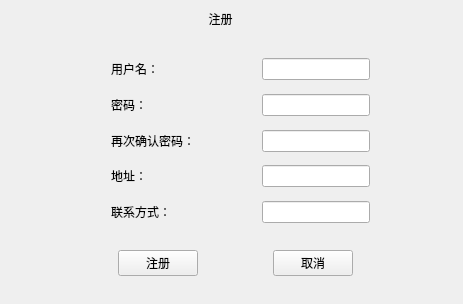
<?xml version="1.0" encoding="UTF-8"?>
<ui version="4.0">
 <class>RegisterWidget</class>
 <widget class="QWidget" name="RegisterWidget">
  <property name="geometry">
   <rect>
    <x>0</x>
    <y>0</y>
    <width>463</width>
    <height>304</height>
   </rect>
  </property>
  <property name="minimumSize">
   <size>
    <width>463</width>
    <height>304</height>
   </size>
  </property>
  <property name="maximumSize">
   <size>
    <width>463</width>
    <height>304</height>
   </size>
  </property>
  <property name="windowTitle">
   <string>Form</string>
  </property>
  <widget class="QWidget" name="widget_3" native="true">
   <property name="geometry">
    <rect>
     <x>50</x>
     <y>240</y>
     <width>371</width>
     <height>46</height>
    </rect>
   </property>
   <layout class="QHBoxLayout" name="horizontalLayout">
    <item>
     <spacer name="horizontalSpacer_5">
      <property name="orientation">
       <enum>Qt::Horizontal</enum>
      </property>
      <property name="sizeHint" stdset="0">
       <size>
        <width>40</width>
        <height>20</height>
       </size>
      </property>
     </spacer>
    </item>
    <item>
     <widget class="QPushButton" name="btn_register">
      <property name="text">
       <string>注册</string>
      </property>
     </widget>
    </item>
    <item>
     <spacer name="horizontalSpacer_4">
      <property name="orientation">
       <enum>Qt::Horizontal</enum>
      </property>
      <property name="sizeHint" stdset="0">
       <size>
        <width>40</width>
        <height>20</height>
       </size>
      </property>
     </spacer>
    </item>
    <item>
     <widget class="QPushButton" name="btn_register_cancell">
      <property name="text">
       <string>取消</string>
      </property>
     </widget>
    </item>
    <item>
     <spacer name="horizontalSpacer_6">
      <property name="orientation">
       <enum>Qt::Horizontal</enum>
      </property>
      <property name="sizeHint" stdset="0">
       <size>
        <width>40</width>
        <height>20</height>
       </size>
      </property>
     </spacer>
    </item>
   </layout>
  </widget>
  <widget class="QLabel" name="label_2">
   <property name="geometry">
    <rect>
     <x>60</x>
     <y>10</y>
     <width>321</width>
     <height>17</height>
    </rect>
   </property>
   <property name="text">
    <string>注册</string>
   </property>
   <property name="textFormat">
    <enum>Qt::MarkdownText</enum>
   </property>
   <property name="alignment">
    <set>Qt::AlignCenter</set>
   </property>
  </widget>
  <widget class="QWidget" name="widget" native="true">
   <property name="geometry">
    <rect>
     <x>50</x>
     <y>50</y>
     <width>381</width>
     <height>181</height>
    </rect>
   </property>
   <layout class="QGridLayout" name="gridLayout">
    <item row="9" column="3">
     <widget class="QLineEdit" name="line_register_phone"/>
    </item>
    <item row="1" column="1">
     <widget class="QLabel" name="label">
      <property name="text">
       <string>用户名：</string>
      </property>
     </widget>
    </item>
    <item row="1" column="0">
     <spacer name="horizontalSpacer_2">
      <property name="orientation">
       <enum>Qt::Horizontal</enum>
      </property>
      <property name="sizeHint" stdset="0">
       <size>
        <width>40</width>
        <height>20</height>
       </size>
      </property>
     </spacer>
    </item>
    <item row="9" column="1">
     <widget class="QLabel" name="label_6">
      <property name="text">
       <string>联系方式：</string>
      </property>
     </widget>
    </item>
    <item row="8" column="1">
     <spacer name="verticalSpacer_4">
      <property name="orientation">
       <enum>Qt::Vertical</enum>
      </property>
      <property name="sizeHint" stdset="0">
       <size>
        <width>20</width>
        <height>40</height>
       </size>
      </property>
     </spacer>
    </item>
    <item row="5" column="1">
     <widget class="QLabel" name="label_4">
      <property name="text">
       <string>再次确认密码：</string>
      </property>
     </widget>
    </item>
    <item row="3" column="3">
     <widget class="QLineEdit" name="line_register_password1"/>
    </item>
    <item row="7" column="1">
     <widget class="QLabel" name="label_5">
      <property name="text">
       <string>地址：</string>
      </property>
     </widget>
    </item>
    <item row="2" column="1">
     <spacer name="verticalSpacer">
      <property name="orientation">
       <enum>Qt::Vertical</enum>
      </property>
      <property name="sizeHint" stdset="0">
       <size>
        <width>20</width>
        <height>40</height>
       </size>
      </property>
     </spacer>
    </item>
    <item row="1" column="4">
     <spacer name="horizontalSpacer_3">
      <property name="orientation">
       <enum>Qt::Horizontal</enum>
      </property>
      <property name="sizeHint" stdset="0">
       <size>
        <width>40</width>
        <height>20</height>
       </size>
      </property>
     </spacer>
    </item>
    <item row="3" column="1">
     <widget class="QLabel" name="label_3">
      <property name="text">
       <string>密码：</string>
      </property>
     </widget>
    </item>
    <item row="7" column="3">
     <widget class="QLineEdit" name="line_register_address"/>
    </item>
    <item row="5" column="3">
     <widget class="QLineEdit" name="line_register_password2"/>
    </item>
    <item row="1" column="3">
     <widget class="QLineEdit" name="line_register_username"/>
    </item>
    <item row="1" column="2">
     <spacer name="horizontalSpacer">
      <property name="orientation">
       <enum>Qt::Horizontal</enum>
      </property>
      <property name="sizeHint" stdset="0">
       <size>
        <width>40</width>
        <height>20</height>
       </size>
      </property>
     </spacer>
    </item>
    <item row="6" column="1">
     <spacer name="verticalSpacer_3">
      <property name="orientation">
       <enum>Qt::Vertical</enum>
      </property>
      <property name="sizeHint" stdset="0">
       <size>
        <width>20</width>
        <height>40</height>
       </size>
      </property>
     </spacer>
    </item>
    <item row="4" column="1">
     <spacer name="verticalSpacer_2">
      <property name="orientation">
       <enum>Qt::Vertical</enum>
      </property>
      <property name="sizeHint" stdset="0">
       <size>
        <width>20</width>
        <height>40</height>
       </size>
      </property>
     </spacer>
    </item>
    <item row="10" column="1">
     <spacer name="verticalSpacer_5">
      <property name="orientation">
       <enum>Qt::Vertical</enum>
      </property>
      <property name="sizeHint" stdset="0">
       <size>
        <width>20</width>
        <height>40</height>
       </size>
      </property>
     </spacer>
    </item>
    <item row="0" column="1">
     <spacer name="verticalSpacer_6">
      <property name="orientation">
       <enum>Qt::Vertical</enum>
      </property>
      <property name="sizeHint" stdset="0">
       <size>
        <width>20</width>
        <height>40</height>
       </size>
      </property>
     </spacer>
    </item>
   </layout>
  </widget>
 </widget>
 <resources/>
 <connections/>
</ui>
